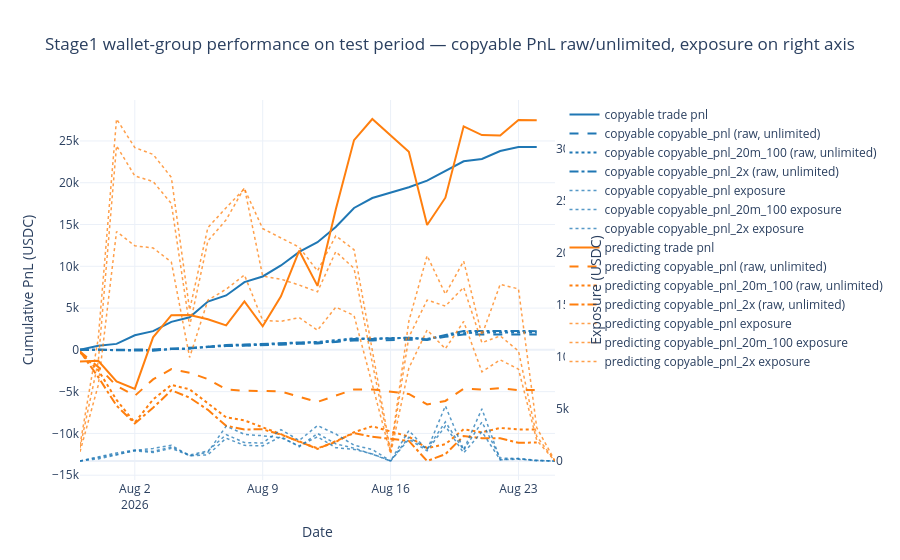

Source (notebook cell):
### Code cell
import plotly.graph_objects as go

from polymarket_analysis.visualization.wallet_plots import copyable_exposure_series

print(f"copyable_group wallets: {len(wallet_cohorts['copyable_group']):,}")
print(f"predicting_group wallets: {len(wallet_cohorts['predicting_group']):,}")

pd.set_option('display.max_rows', 100)

copyable_view = wallet_cohorts['copyable_group'].sort_values('final_score', ascending=False).head(20)
predicting_view = wallet_cohorts['predicting_group'].sort_values('predicting_final_score', ascending=False).head(20)

PNL_TO_QTY = {
    COPYABLE_PNL_BASE: "copyable_qty_5m_100",
    **{f"copyable_pnl_{k}": cfg["qty_col"] for k, cfg in COPYABLE_VARIANTS.items()},
}

plot_rows = []
exposure_rows = []
for group_label, cohort_name in [('copyable', 'copyable_group'), ('predicting', 'predicting_group')]:
    wallets = set(wallet_cohorts[cohort_name]['wallet'])
    group_trades = df_full[
        (df_full['wallet'].isin(wallets))
        & (~df_full['is_train'])
    ][['dt', 'side', 'price', 'pnl', 'last_condition_trade_ts', *COPYABLE_PNL_COLS, *PNL_TO_QTY.values()]].copy()

    # per-fill copy exposure (price × copyable qty, BUY only)
    for pnl_col, qty_col in PNL_TO_QTY.items():
        group_trades[f'{pnl_col}_exposure'] = np.where(
            group_trades[qty_col] > 0,
            group_trades['price'] * group_trades[qty_col],
            np.nan,
        )

    daily = (
        group_trades
        .assign(plot_dt=group_trades['dt'].dt.floor('D'))
        .groupby('plot_dt', as_index=False)[['pnl', *COPYABLE_PNL_COLS]]
        .sum()
        .sort_values('plot_dt')
        .reset_index(drop=True)
    )
    daily['cum_trade_pnl'] = daily['pnl'].cumsum()
    for c in COPYABLE_PNL_COLS:
        daily[f'cum_{c}'] = daily[c].cumsum()
    daily['wallet_group'] = group_label
    plot_rows.append(daily)

    for c in COPYABLE_PNL_COLS:
        exp = copyable_exposure_series(group_trades, f'{c}_exposure', bucket_freq='D')
        exp['wallet_group'] = group_label
        exp['variant'] = c
        exposure_rows.append(exp)

group_perf = pd.concat(plot_rows, ignore_index=True)
group_exposure = pd.concat(exposure_rows, ignore_index=True)

fig = go.Figure()
colors = {'copyable': '#1f77b4', 'predicting': '#ff7f0e'}
dashes = ['dash', 'dot', 'dashdot']
for group_label in ['copyable', 'predicting']:
    g = group_perf[group_perf['wallet_group'] == group_label]
    fig.add_trace(
        go.Scatter(
            x=g['plot_dt'],
            y=g['cum_trade_pnl'],
            mode='lines',
            name=f'{group_label} trade pnl',
            line=dict(color=colors[group_label], width=2),
        )
    )
    for i, c in enumerate(COPYABLE_PNL_COLS):
        fig.add_trace(
            go.Scatter(
                x=g['plot_dt'],
                y=g[f'cum_{c}'],
                mode='lines',
                name=f'{group_label} {c} (raw, unlimited)',
                line=dict(color=colors[group_label], width=2, dash=dashes[i % len(dashes)]),
            )
        )
    for c in COPYABLE_PNL_COLS:
        e = group_exposure[
            (group_exposure['wallet_group'] == group_label)
            & (group_exposure['variant'] == c)
        ]
        fig.add_trace(
            go.Scatter(
                x=e['dt'],
                y=e['exposure'],
                mode='lines',
                name=f'{group_label} {c} exposure',
                line=dict(color=colors[group_label], width=1.5, dash='dot'),
                opacity=0.75,
                yaxis='y2',
            )
        )

fig.update_layout(
    title='Stage1 wallet-group performance on test period — copyable PnL raw/unlimited, exposure on right axis',
    xaxis_title='Date',
    yaxis_title='Cumulative PnL (USDC)',
    yaxis2=dict(title='Exposure (USDC)', overlaying='y', side='right', showgrid=False),
    template='plotly_white',
)
fig.show()
